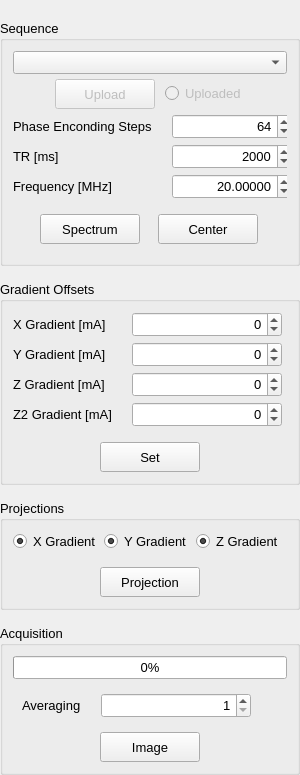
<?xml version="1.0" encoding="UTF-8"?>
<ui version="4.0">
 <class>ccWidget</class>
 <widget class="QWidget" name="ccWidget">
  <property name="geometry">
   <rect>
    <x>0</x>
    <y>0</y>
    <width>300</width>
    <height>742</height>
   </rect>
  </property>
  <property name="sizePolicy">
   <sizepolicy hsizetype="Fixed" vsizetype="Minimum">
    <horstretch>0</horstretch>
    <verstretch>0</verstretch>
   </sizepolicy>
  </property>
  <property name="minimumSize">
   <size>
    <width>300</width>
    <height>0</height>
   </size>
  </property>
  <property name="maximumSize">
   <size>
    <width>300</width>
    <height>16777215</height>
   </size>
  </property>
  <property name="font">
   <font>
    <pointsize>10</pointsize>
   </font>
  </property>
  <property name="windowTitle">
   <string>Form</string>
  </property>
  <layout class="QVBoxLayout" name="verticalLayout" stretch="0,0,0,0,0">
   <property name="spacing">
    <number>15</number>
   </property>
   <property name="sizeConstraint">
    <enum>QLayout::SetDefaultConstraint</enum>
   </property>
   <property name="leftMargin">
    <number>0</number>
   </property>
   <property name="topMargin">
    <number>20</number>
   </property>
   <property name="rightMargin">
    <number>0</number>
   </property>
   <property name="bottomMargin">
    <number>0</number>
   </property>
   <item>
    <widget class="QGroupBox" name="sequence_Box">
     <property name="sizePolicy">
      <sizepolicy hsizetype="Expanding" vsizetype="Minimum">
       <horstretch>0</horstretch>
       <verstretch>0</verstretch>
      </sizepolicy>
     </property>
     <property name="maximumSize">
      <size>
       <width>16777215</width>
       <height>16777215</height>
      </size>
     </property>
     <property name="font">
      <font>
       <pointsize>10</pointsize>
      </font>
     </property>
     <property name="title">
      <string>Sequence</string>
     </property>
     <layout class="QVBoxLayout" name="verticalLayout_2">
      <property name="spacing">
       <number>5</number>
      </property>
      <property name="leftMargin">
       <number>10</number>
      </property>
      <property name="topMargin">
       <number>10</number>
      </property>
      <property name="rightMargin">
       <number>10</number>
      </property>
      <property name="bottomMargin">
       <number>10</number>
      </property>
      <item>
       <widget class="QComboBox" name="seq_selector">
        <property name="sizePolicy">
         <sizepolicy hsizetype="Preferred" vsizetype="Preferred">
          <horstretch>0</horstretch>
          <verstretch>0</verstretch>
         </sizepolicy>
        </property>
        <property name="font">
         <font>
          <pointsize>10</pointsize>
         </font>
        </property>
       </widget>
      </item>
      <item>
       <widget class="QWidget" name="widget" native="true">
        <property name="enabled">
         <bool>false</bool>
        </property>
        <layout class="QHBoxLayout" name="horizontalLayout">
         <property name="spacing">
          <number>10</number>
         </property>
         <property name="leftMargin">
          <number>0</number>
         </property>
         <property name="topMargin">
          <number>0</number>
         </property>
         <property name="rightMargin">
          <number>0</number>
         </property>
         <property name="bottomMargin">
          <number>0</number>
         </property>
         <item>
          <spacer name="horizontalSpacer">
           <property name="orientation">
            <enum>Qt::Horizontal</enum>
           </property>
           <property name="sizeHint" stdset="0">
            <size>
             <width>40</width>
             <height>20</height>
            </size>
           </property>
          </spacer>
         </item>
         <item>
          <widget class="QPushButton" name="uploadSeq_btn">
           <property name="sizePolicy">
            <sizepolicy hsizetype="Fixed" vsizetype="Fixed">
             <horstretch>0</horstretch>
             <verstretch>0</verstretch>
            </sizepolicy>
           </property>
           <property name="minimumSize">
            <size>
             <width>100</width>
             <height>30</height>
            </size>
           </property>
           <property name="maximumSize">
            <size>
             <width>100</width>
             <height>30</height>
            </size>
           </property>
           <property name="font">
            <font>
             <pointsize>10</pointsize>
            </font>
           </property>
           <property name="text">
            <string>Upload</string>
           </property>
          </widget>
         </item>
         <item>
          <widget class="QRadioButton" name="uploadSeq_confirm">
           <property name="font">
            <font>
             <pointsize>10</pointsize>
            </font>
           </property>
           <property name="text">
            <string>Uploaded</string>
           </property>
           <property name="checkable">
            <bool>false</bool>
           </property>
           <property name="autoExclusive">
            <bool>false</bool>
           </property>
          </widget>
         </item>
         <item>
          <spacer name="horizontalSpacer_2">
           <property name="orientation">
            <enum>Qt::Horizontal</enum>
           </property>
           <property name="sizeHint" stdset="0">
            <size>
             <width>40</width>
             <height>20</height>
            </size>
           </property>
          </spacer>
         </item>
        </layout>
       </widget>
      </item>
      <item>
       <widget class="QWidget" name="seq_input_widget" native="true">
        <layout class="QFormLayout" name="formLayout">
         <property name="horizontalSpacing">
          <number>20</number>
         </property>
         <property name="verticalSpacing">
          <number>5</number>
         </property>
         <property name="leftMargin">
          <number>0</number>
         </property>
         <property name="topMargin">
          <number>0</number>
         </property>
         <property name="rightMargin">
          <number>0</number>
         </property>
         <property name="bottomMargin">
          <number>0</number>
         </property>
         <item row="2" column="1">
          <widget class="QSpinBox" name="npe_input">
           <property name="minimumSize">
            <size>
             <width>120</width>
             <height>25</height>
            </size>
           </property>
           <property name="maximumSize">
            <size>
             <width>150</width>
             <height>25</height>
            </size>
           </property>
           <property name="font">
            <font>
             <pointsize>10</pointsize>
            </font>
           </property>
           <property name="alignment">
            <set>Qt::AlignRight|Qt::AlignTrailing|Qt::AlignVCenter</set>
           </property>
           <property name="minimum">
            <number>4</number>
           </property>
           <property name="maximum">
            <number>475</number>
           </property>
           <property name="singleStep">
            <number>2</number>
           </property>
           <property name="value">
            <number>64</number>
           </property>
          </widget>
         </item>
         <item row="2" column="0">
          <widget class="QLabel" name="npeLabel">
           <property name="font">
            <font>
             <pointsize>10</pointsize>
            </font>
           </property>
           <property name="text">
            <string>Phase Enconding Steps</string>
           </property>
          </widget>
         </item>
         <item row="4" column="1">
          <widget class="QDoubleSpinBox" name="freq_input">
           <property name="sizePolicy">
            <sizepolicy hsizetype="Minimum" vsizetype="Fixed">
             <horstretch>0</horstretch>
             <verstretch>0</verstretch>
            </sizepolicy>
           </property>
           <property name="minimumSize">
            <size>
             <width>120</width>
             <height>25</height>
            </size>
           </property>
           <property name="maximumSize">
            <size>
             <width>150</width>
             <height>25</height>
            </size>
           </property>
           <property name="alignment">
            <set>Qt::AlignRight|Qt::AlignTrailing|Qt::AlignVCenter</set>
           </property>
           <property name="decimals">
            <number>5</number>
           </property>
           <property name="singleStep">
            <double>0.020000000000000</double>
           </property>
           <property name="value">
            <double>20.000000000000000</double>
           </property>
          </widget>
         </item>
         <item row="4" column="0">
          <widget class="QLabel" name="freqLabel">
           <property name="font">
            <font>
             <pointsize>10</pointsize>
            </font>
           </property>
           <property name="text">
            <string>Frequency [MHz]</string>
           </property>
          </widget>
         </item>
         <item row="3" column="1">
          <widget class="QSpinBox" name="tr_input">
           <property name="minimumSize">
            <size>
             <width>120</width>
             <height>25</height>
            </size>
           </property>
           <property name="maximumSize">
            <size>
             <width>150</width>
             <height>25</height>
            </size>
           </property>
           <property name="alignment">
            <set>Qt::AlignRight|Qt::AlignTrailing|Qt::AlignVCenter</set>
           </property>
           <property name="minimum">
            <number>100</number>
           </property>
           <property name="maximum">
            <number>20000</number>
           </property>
           <property name="value">
            <number>2000</number>
           </property>
          </widget>
         </item>
         <item row="3" column="0">
          <widget class="QLabel" name="tsLabel">
           <property name="font">
            <font>
             <pointsize>10</pointsize>
            </font>
           </property>
           <property name="text">
            <string>TR [ms]</string>
           </property>
          </widget>
         </item>
        </layout>
       </widget>
      </item>
      <item>
       <widget class="QWidget" name="specBtn_widget" native="true">
        <layout class="QHBoxLayout" name="horizontalLayout_3">
         <property name="spacing">
          <number>0</number>
         </property>
         <property name="topMargin">
          <number>10</number>
         </property>
         <item>
          <widget class="QPushButton" name="spectrum_btn">
           <property name="sizePolicy">
            <sizepolicy hsizetype="Fixed" vsizetype="Fixed">
             <horstretch>0</horstretch>
             <verstretch>0</verstretch>
            </sizepolicy>
           </property>
           <property name="minimumSize">
            <size>
             <width>100</width>
             <height>30</height>
            </size>
           </property>
           <property name="maximumSize">
            <size>
             <width>100</width>
             <height>30</height>
            </size>
           </property>
           <property name="font">
            <font>
             <pointsize>10</pointsize>
            </font>
           </property>
           <property name="text">
            <string>Spectrum</string>
           </property>
          </widget>
         </item>
         <item>
          <widget class="QPushButton" name="centerFreq_btn">
           <property name="sizePolicy">
            <sizepolicy hsizetype="Fixed" vsizetype="Fixed">
             <horstretch>0</horstretch>
             <verstretch>0</verstretch>
            </sizepolicy>
           </property>
           <property name="minimumSize">
            <size>
             <width>100</width>
             <height>30</height>
            </size>
           </property>
           <property name="maximumSize">
            <size>
             <width>100</width>
             <height>30</height>
            </size>
           </property>
           <property name="font">
            <font>
             <pointsize>10</pointsize>
            </font>
           </property>
           <property name="text">
            <string>Center</string>
           </property>
          </widget>
         </item>
        </layout>
       </widget>
      </item>
     </layout>
    </widget>
   </item>
   <item>
    <widget class="QGroupBox" name="offsets_Box">
     <property name="sizePolicy">
      <sizepolicy hsizetype="Expanding" vsizetype="Minimum">
       <horstretch>0</horstretch>
       <verstretch>0</verstretch>
      </sizepolicy>
     </property>
     <property name="font">
      <font>
       <pointsize>10</pointsize>
      </font>
     </property>
     <property name="title">
      <string>Gradient Offsets</string>
     </property>
     <layout class="QVBoxLayout" name="verticalLayout_3">
      <property name="spacing">
       <number>5</number>
      </property>
      <property name="leftMargin">
       <number>10</number>
      </property>
      <property name="topMargin">
       <number>10</number>
      </property>
      <property name="rightMargin">
       <number>10</number>
      </property>
      <property name="bottomMargin">
       <number>10</number>
      </property>
      <item>
       <widget class="QWidget" name="grad_offset_widget" native="true">
        <layout class="QFormLayout" name="formLayout_2">
         <property name="horizontalSpacing">
          <number>20</number>
         </property>
         <property name="verticalSpacing">
          <number>5</number>
         </property>
         <property name="leftMargin">
          <number>0</number>
         </property>
         <property name="topMargin">
          <number>0</number>
         </property>
         <property name="rightMargin">
          <number>0</number>
         </property>
         <property name="bottomMargin">
          <number>0</number>
         </property>
         <item row="0" column="1">
          <widget class="QSpinBox" name="xOffset_input">
           <property name="sizePolicy">
            <sizepolicy hsizetype="Fixed" vsizetype="Fixed">
             <horstretch>0</horstretch>
             <verstretch>0</verstretch>
            </sizepolicy>
           </property>
           <property name="minimumSize">
            <size>
             <width>150</width>
             <height>25</height>
            </size>
           </property>
           <property name="maximumSize">
            <size>
             <width>150</width>
             <height>25</height>
            </size>
           </property>
           <property name="font">
            <font>
             <pointsize>10</pointsize>
            </font>
           </property>
           <property name="alignment">
            <set>Qt::AlignRight|Qt::AlignTrailing|Qt::AlignVCenter</set>
           </property>
           <property name="minimum">
            <number>-2000</number>
           </property>
           <property name="maximum">
            <number>2000</number>
           </property>
           <property name="singleStep">
            <number>20</number>
           </property>
          </widget>
         </item>
         <item row="0" column="0">
          <widget class="QLabel" name="xLabel">
           <property name="font">
            <font>
             <pointsize>10</pointsize>
            </font>
           </property>
           <property name="text">
            <string>X Gradient [mA]</string>
           </property>
          </widget>
         </item>
         <item row="1" column="0">
          <widget class="QLabel" name="yLabel">
           <property name="font">
            <font>
             <pointsize>10</pointsize>
            </font>
           </property>
           <property name="text">
            <string>Y Gradient [mA]</string>
           </property>
          </widget>
         </item>
         <item row="2" column="0">
          <widget class="QLabel" name="zLabel">
           <property name="font">
            <font>
             <pointsize>10</pointsize>
            </font>
           </property>
           <property name="text">
            <string>Z Gradient [mA]</string>
           </property>
          </widget>
         </item>
         <item row="1" column="1">
          <widget class="QSpinBox" name="yOffset_input">
           <property name="sizePolicy">
            <sizepolicy hsizetype="Fixed" vsizetype="Fixed">
             <horstretch>0</horstretch>
             <verstretch>0</verstretch>
            </sizepolicy>
           </property>
           <property name="minimumSize">
            <size>
             <width>150</width>
             <height>25</height>
            </size>
           </property>
           <property name="maximumSize">
            <size>
             <width>150</width>
             <height>25</height>
            </size>
           </property>
           <property name="font">
            <font>
             <pointsize>10</pointsize>
            </font>
           </property>
           <property name="alignment">
            <set>Qt::AlignRight|Qt::AlignTrailing|Qt::AlignVCenter</set>
           </property>
           <property name="minimum">
            <number>-2000</number>
           </property>
           <property name="maximum">
            <number>2000</number>
           </property>
           <property name="singleStep">
            <number>20</number>
           </property>
          </widget>
         </item>
         <item row="2" column="1">
          <widget class="QSpinBox" name="zOffset_input">
           <property name="sizePolicy">
            <sizepolicy hsizetype="Fixed" vsizetype="Fixed">
             <horstretch>0</horstretch>
             <verstretch>0</verstretch>
            </sizepolicy>
           </property>
           <property name="minimumSize">
            <size>
             <width>150</width>
             <height>25</height>
            </size>
           </property>
           <property name="maximumSize">
            <size>
             <width>150</width>
             <height>25</height>
            </size>
           </property>
           <property name="font">
            <font>
             <pointsize>10</pointsize>
            </font>
           </property>
           <property name="alignment">
            <set>Qt::AlignRight|Qt::AlignTrailing|Qt::AlignVCenter</set>
           </property>
           <property name="minimum">
            <number>-2000</number>
           </property>
           <property name="maximum">
            <number>2000</number>
           </property>
           <property name="singleStep">
            <number>20</number>
           </property>
          </widget>
         </item>
         <item row="3" column="1">
          <widget class="QSpinBox" name="z2Offset_input">
           <property name="sizePolicy">
            <sizepolicy hsizetype="Fixed" vsizetype="Fixed">
             <horstretch>0</horstretch>
             <verstretch>0</verstretch>
            </sizepolicy>
           </property>
           <property name="minimumSize">
            <size>
             <width>150</width>
             <height>25</height>
            </size>
           </property>
           <property name="maximumSize">
            <size>
             <width>150</width>
             <height>25</height>
            </size>
           </property>
           <property name="font">
            <font>
             <pointsize>10</pointsize>
            </font>
           </property>
           <property name="alignment">
            <set>Qt::AlignRight|Qt::AlignTrailing|Qt::AlignVCenter</set>
           </property>
           <property name="minimum">
            <number>-2000</number>
           </property>
           <property name="maximum">
            <number>2000</number>
           </property>
           <property name="singleStep">
            <number>20</number>
           </property>
          </widget>
         </item>
         <item row="3" column="0">
          <widget class="QLabel" name="z2Label">
           <property name="font">
            <font>
             <pointsize>10</pointsize>
            </font>
           </property>
           <property name="text">
            <string>Z2 Gradient [mA]</string>
           </property>
          </widget>
         </item>
        </layout>
       </widget>
      </item>
      <item>
       <layout class="QHBoxLayout" name="horizontalLayout_6">
        <property name="spacing">
         <number>0</number>
        </property>
        <property name="topMargin">
         <number>10</number>
        </property>
        <item>
         <widget class="QPushButton" name="setOffset_btn">
          <property name="sizePolicy">
           <sizepolicy hsizetype="Fixed" vsizetype="Fixed">
            <horstretch>0</horstretch>
            <verstretch>0</verstretch>
           </sizepolicy>
          </property>
          <property name="minimumSize">
           <size>
            <width>100</width>
            <height>30</height>
           </size>
          </property>
          <property name="maximumSize">
           <size>
            <width>100</width>
            <height>30</height>
           </size>
          </property>
          <property name="font">
           <font>
            <pointsize>10</pointsize>
           </font>
          </property>
          <property name="text">
           <string>Set</string>
          </property>
         </widget>
        </item>
       </layout>
      </item>
     </layout>
    </widget>
   </item>
   <item>
    <widget class="QGroupBox" name="groupBox">
     <property name="sizePolicy">
      <sizepolicy hsizetype="Expanding" vsizetype="Minimum">
       <horstretch>0</horstretch>
       <verstretch>0</verstretch>
      </sizepolicy>
     </property>
     <property name="font">
      <font>
       <pointsize>10</pointsize>
      </font>
     </property>
     <property name="title">
      <string>Projections</string>
     </property>
     <layout class="QVBoxLayout" name="verticalLayout_5">
      <property name="spacing">
       <number>5</number>
      </property>
      <property name="leftMargin">
       <number>10</number>
      </property>
      <property name="topMargin">
       <number>10</number>
      </property>
      <property name="rightMargin">
       <number>10</number>
      </property>
      <property name="bottomMargin">
       <number>10</number>
      </property>
      <item>
       <widget class="QWidget" name="proj_select_widget" native="true">
        <layout class="QHBoxLayout" name="horizontalLayout_4">
         <property name="spacing">
          <number>0</number>
         </property>
         <property name="leftMargin">
          <number>0</number>
         </property>
         <property name="topMargin">
          <number>0</number>
         </property>
         <property name="rightMargin">
          <number>0</number>
         </property>
         <property name="bottomMargin">
          <number>0</number>
         </property>
         <item>
          <widget class="QRadioButton" name="proj_x_select">
           <property name="font">
            <font>
             <pointsize>10</pointsize>
            </font>
           </property>
           <property name="text">
            <string>X Gradient</string>
           </property>
           <property name="checked">
            <bool>true</bool>
           </property>
           <property name="autoExclusive">
            <bool>false</bool>
           </property>
          </widget>
         </item>
         <item>
          <widget class="QRadioButton" name="proj_y_select">
           <property name="font">
            <font>
             <pointsize>10</pointsize>
            </font>
           </property>
           <property name="text">
            <string>Y Gradient</string>
           </property>
           <property name="checked">
            <bool>true</bool>
           </property>
           <property name="autoExclusive">
            <bool>false</bool>
           </property>
          </widget>
         </item>
         <item>
          <widget class="QRadioButton" name="proj_z_select">
           <property name="font">
            <font>
             <pointsize>10</pointsize>
            </font>
           </property>
           <property name="text">
            <string>Z Gradient</string>
           </property>
           <property name="checked">
            <bool>true</bool>
           </property>
           <property name="autoExclusive">
            <bool>false</bool>
           </property>
          </widget>
         </item>
        </layout>
       </widget>
      </item>
      <item>
       <widget class="QWidget" name="horizontalWidget_2" native="true">
        <layout class="QHBoxLayout" name="horizontalLayout_5">
         <property name="leftMargin">
          <number>0</number>
         </property>
         <property name="topMargin">
          <number>10</number>
         </property>
         <property name="rightMargin">
          <number>0</number>
         </property>
         <property name="bottomMargin">
          <number>0</number>
         </property>
         <item>
          <widget class="QPushButton" name="startProj_btn">
           <property name="sizePolicy">
            <sizepolicy hsizetype="Maximum" vsizetype="Fixed">
             <horstretch>100</horstretch>
             <verstretch>30</verstretch>
            </sizepolicy>
           </property>
           <property name="minimumSize">
            <size>
             <width>100</width>
             <height>30</height>
            </size>
           </property>
           <property name="font">
            <font>
             <pointsize>10</pointsize>
            </font>
           </property>
           <property name="text">
            <string>Projection</string>
           </property>
          </widget>
         </item>
        </layout>
       </widget>
      </item>
     </layout>
    </widget>
   </item>
   <item>
    <widget class="QGroupBox" name="acquisition_Box">
     <property name="sizePolicy">
      <sizepolicy hsizetype="Expanding" vsizetype="Minimum">
       <horstretch>0</horstretch>
       <verstretch>0</verstretch>
      </sizepolicy>
     </property>
     <property name="font">
      <font>
       <pointsize>10</pointsize>
      </font>
     </property>
     <property name="title">
      <string>Acquisition</string>
     </property>
     <layout class="QVBoxLayout" name="verticalLayout_4">
      <property name="spacing">
       <number>5</number>
      </property>
      <property name="leftMargin">
       <number>10</number>
      </property>
      <property name="topMargin">
       <number>10</number>
      </property>
      <property name="rightMargin">
       <number>10</number>
      </property>
      <property name="bottomMargin">
       <number>10</number>
      </property>
      <item>
       <widget class="QProgressBar" name="imagProgress">
        <property name="sizePolicy">
         <sizepolicy hsizetype="Expanding" vsizetype="Minimum">
          <horstretch>0</horstretch>
          <verstretch>0</verstretch>
         </sizepolicy>
        </property>
        <property name="font">
         <font>
          <pointsize>10</pointsize>
         </font>
        </property>
        <property name="value">
         <number>0</number>
        </property>
       </widget>
      </item>
      <item>
       <widget class="QWidget" name="formWidget" native="true">
        <layout class="QFormLayout" name="formLayout_3">
         <property name="horizontalSpacing">
          <number>20</number>
         </property>
         <property name="verticalSpacing">
          <number>5</number>
         </property>
         <item row="0" column="1">
          <widget class="QSpinBox" name="avg_input">
           <property name="minimumSize">
            <size>
             <width>120</width>
             <height>25</height>
            </size>
           </property>
           <property name="maximumSize">
            <size>
             <width>150</width>
             <height>25</height>
            </size>
           </property>
           <property name="alignment">
            <set>Qt::AlignRight|Qt::AlignTrailing|Qt::AlignVCenter</set>
           </property>
           <property name="minimum">
            <number>1</number>
           </property>
           <property name="maximum">
            <number>100</number>
           </property>
           <property name="value">
            <number>1</number>
           </property>
          </widget>
         </item>
         <item row="0" column="0">
          <widget class="QLabel" name="label">
           <property name="font">
            <font>
             <pointsize>10</pointsize>
            </font>
           </property>
           <property name="text">
            <string>Averaging</string>
           </property>
          </widget>
         </item>
        </layout>
       </widget>
      </item>
      <item>
       <widget class="QWidget" name="widget" native="true">
        <layout class="QHBoxLayout" name="horizontalLayout_2">
         <property name="spacing">
          <number>0</number>
         </property>
         <property name="leftMargin">
          <number>0</number>
         </property>
         <property name="topMargin">
          <number>0</number>
         </property>
         <property name="rightMargin">
          <number>0</number>
         </property>
         <property name="bottomMargin">
          <number>0</number>
         </property>
         <item>
          <widget class="QPushButton" name="startImag_btn">
           <property name="sizePolicy">
            <sizepolicy hsizetype="Fixed" vsizetype="Fixed">
             <horstretch>0</horstretch>
             <verstretch>0</verstretch>
            </sizepolicy>
           </property>
           <property name="minimumSize">
            <size>
             <width>100</width>
             <height>30</height>
            </size>
           </property>
           <property name="maximumSize">
            <size>
             <width>100</width>
             <height>30</height>
            </size>
           </property>
           <property name="font">
            <font>
             <pointsize>10</pointsize>
            </font>
           </property>
           <property name="text">
            <string>Image</string>
           </property>
          </widget>
         </item>
        </layout>
       </widget>
      </item>
     </layout>
    </widget>
   </item>
   <item>
    <spacer name="verticalSpacer">
     <property name="orientation">
      <enum>Qt::Vertical</enum>
     </property>
     <property name="sizeHint" stdset="0">
      <size>
       <width>20</width>
       <height>20</height>
      </size>
     </property>
    </spacer>
   </item>
  </layout>
 </widget>
 <resources/>
 <connections/>
</ui>
